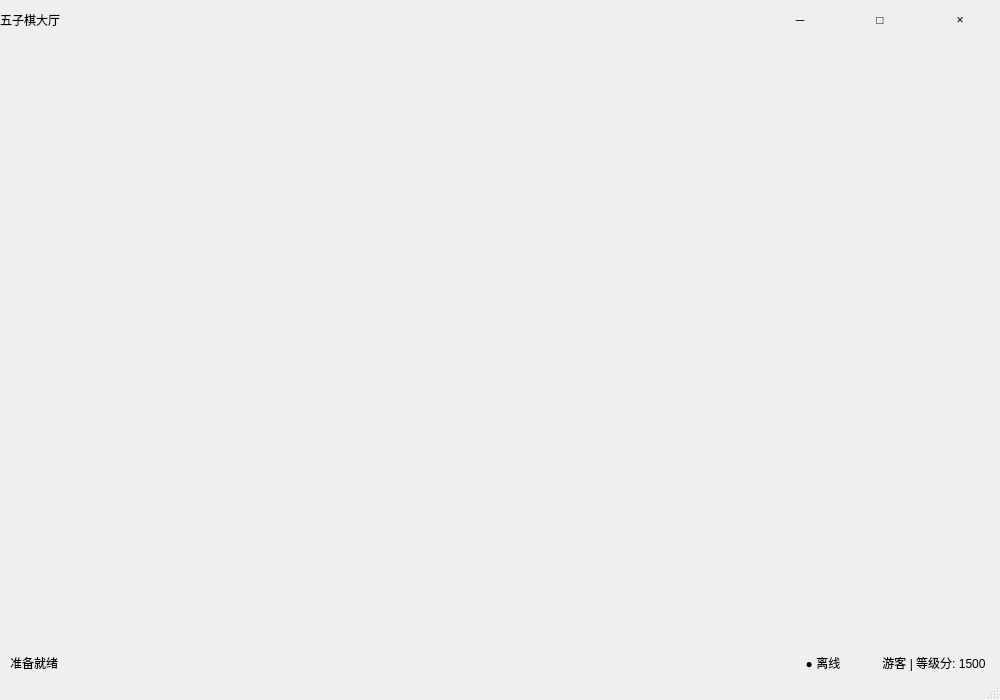
<?xml version="1.0" encoding="UTF-8"?>
<ui version="4.0">
 <class>MainWindow</class>
 <widget class="QMainWindow" name="MainWindow">
  <property name="geometry">
   <rect>
    <x>0</x>
    <y>0</y>
    <width>1000</width>
    <height>700</height>
   </rect>
  </property>
  <property name="windowTitle">
   <string>五子棋大厅</string>
  </property>
  <property name="styleSheet">
   <string notr="true">
file:///E:/Dev/Gomoku-frontend/src/style.qss</string>
  </property>
  <widget class="QWidget" name="centralwidget">
   <layout class="QVBoxLayout" name="verticalLayout">
    <property name="spacing">
     <number>0</number>
    </property>
    <property name="leftMargin">
     <number>0</number>
    </property>
    <property name="topMargin">
     <number>0</number>
    </property>
    <property name="rightMargin">
     <number>0</number>
    </property>
    <property name="bottomMargin">
     <number>0</number>
    </property>
    <item>
     <widget class="QWidget" name="titleBarWidget" native="true">
      <property name="minimumSize">
       <size>
        <width>0</width>
        <height>40</height>
       </size>
      </property>
      <property name="maximumSize">
       <size>
        <width>16777215</width>
        <height>40</height>
       </size>
      </property>
      <property name="styleSheet">
       <string notr="true"/>
      </property>
      <layout class="QHBoxLayout" name="horizontalLayout">
       <property name="spacing">
        <number>0</number>
       </property>
       <property name="leftMargin">
        <number>0</number>
       </property>
       <property name="topMargin">
        <number>0</number>
       </property>
       <property name="rightMargin">
        <number>0</number>
       </property>
       <property name="bottomMargin">
        <number>0</number>
       </property>
       <item>
        <widget class="QLabel" name="titleLabel">
         <property name="text">
          <string>五子棋大厅</string>
         </property>
        </widget>
       </item>
       <item>
        <spacer name="horizontalSpacer">
         <property name="orientation">
          <enum>Qt::Orientation::Horizontal</enum>
         </property>
         <property name="sizeHint" stdset="0">
          <size>
           <width>40</width>
           <height>20</height>
          </size>
         </property>
        </spacer>
       </item>
       <item>
        <widget class="QPushButton" name="minimizeButton">
         <property name="text">
          <string>─</string>
         </property>
         <property name="flat">
          <bool>true</bool>
         </property>
        </widget>
       </item>
       <item>
        <widget class="QPushButton" name="maximizeButton">
         <property name="text">
          <string>□</string>
         </property>
         <property name="flat">
          <bool>true</bool>
         </property>
        </widget>
       </item>
       <item>
        <widget class="QPushButton" name="closeButton">
         <property name="text">
          <string>×</string>
         </property>
         <property name="flat">
          <bool>true</bool>
         </property>
        </widget>
       </item>
      </layout>
     </widget>
    </item>
    <item>
     <widget class="QStackedWidget" name="stackedWidget">
      <property name="currentIndex">
       <number>0</number>
      </property>
      <widget class="QWidget" name="page">
       <property name="enabled">
        <bool>true</bool>
       </property>
      </widget>
      <widget class="QWidget" name="page_2">
       <property name="enabled">
        <bool>true</bool>
       </property>
      </widget>
     </widget>
    </item>
    <item>
     <widget class="QWidget" name="statusBarWidget" native="true">
      <property name="minimumSize">
       <size>
        <width>0</width>
        <height>30</height>
       </size>
      </property>
      <property name="maximumSize">
       <size>
        <width>16777215</width>
        <height>30</height>
       </size>
      </property>
      <layout class="QHBoxLayout" name="horizontalLayout_2">
       <property name="spacing">
        <number>15</number>
       </property>
       <property name="leftMargin">
        <number>10</number>
       </property>
       <property name="topMargin">
        <number>0</number>
       </property>
       <property name="rightMargin">
        <number>10</number>
       </property>
       <property name="bottomMargin">
        <number>0</number>
       </property>
       <item>
        <widget class="QLabel" name="statusMessageLabel">
         <property name="text">
          <string>准备就绪</string>
         </property>
        </widget>
       </item>
       <item>
        <spacer name="horizontalSpacer_2">
         <property name="orientation">
          <enum>Qt::Orientation::Horizontal</enum>
         </property>
         <property name="sizeHint" stdset="0">
          <size>
           <width>40</width>
           <height>20</height>
          </size>
         </property>
        </spacer>
       </item>
       <item>
        <widget class="QPushButton" name="networkStatusButton">
         <property name="text">
          <string>● 离线</string>
         </property>
         <property name="flat">
          <bool>true</bool>
         </property>
         <property name="cursor">
          <cursorShape>PointingHandCursor</cursorShape>
         </property>
        </widget>
       </item>
       <item>
        <widget class="QPushButton" name="userInfoButton">
         <property name="text">
          <string>游客 | 等级分: 1500</string>
         </property>
         <property name="flat">
          <bool>true</bool>
         </property>
         <property name="cursor">
          <cursorShape>PointingHandCursor</cursorShape>
         </property>
        </widget>
       </item>
      </layout>
     </widget>
    </item>
   </layout>
  </widget>
  <widget class="QMenuBar" name="menubar">
   <property name="geometry">
    <rect>
     <x>0</x>
     <y>0</y>
     <width>1000</width>
     <height>33</height>
    </rect>
   </property>
  </widget>
  <widget class="QStatusBar" name="statusbar"/>
 </widget>
 <resources/>
 <connections>
  <connection>
   <sender>minimizeButton</sender>
   <signal>clicked()</signal>
   <receiver>MainWindow</receiver>
   <slot>showMinimized()</slot>
   <hints>
    <hint type="sourcelabel">
     <x>20</x>
     <y>20</y>
    </hint>
    <hint type="destinationlabel">
     <x>20</x>
     <y>20</y>
    </hint>
   </hints>
  </connection>
  <connection>
   <sender>closeButton</sender>
   <signal>clicked()</signal>
   <receiver>MainWindow</receiver>
   <slot>close()</slot>
   <hints>
    <hint type="sourcelabel">
     <x>20</x>
     <y>20</y>
    </hint>
    <hint type="destinationlabel">
     <x>20</x>
     <y>20</y>
    </hint>
   </hints>
  </connection>
 </connections>
</ui>
